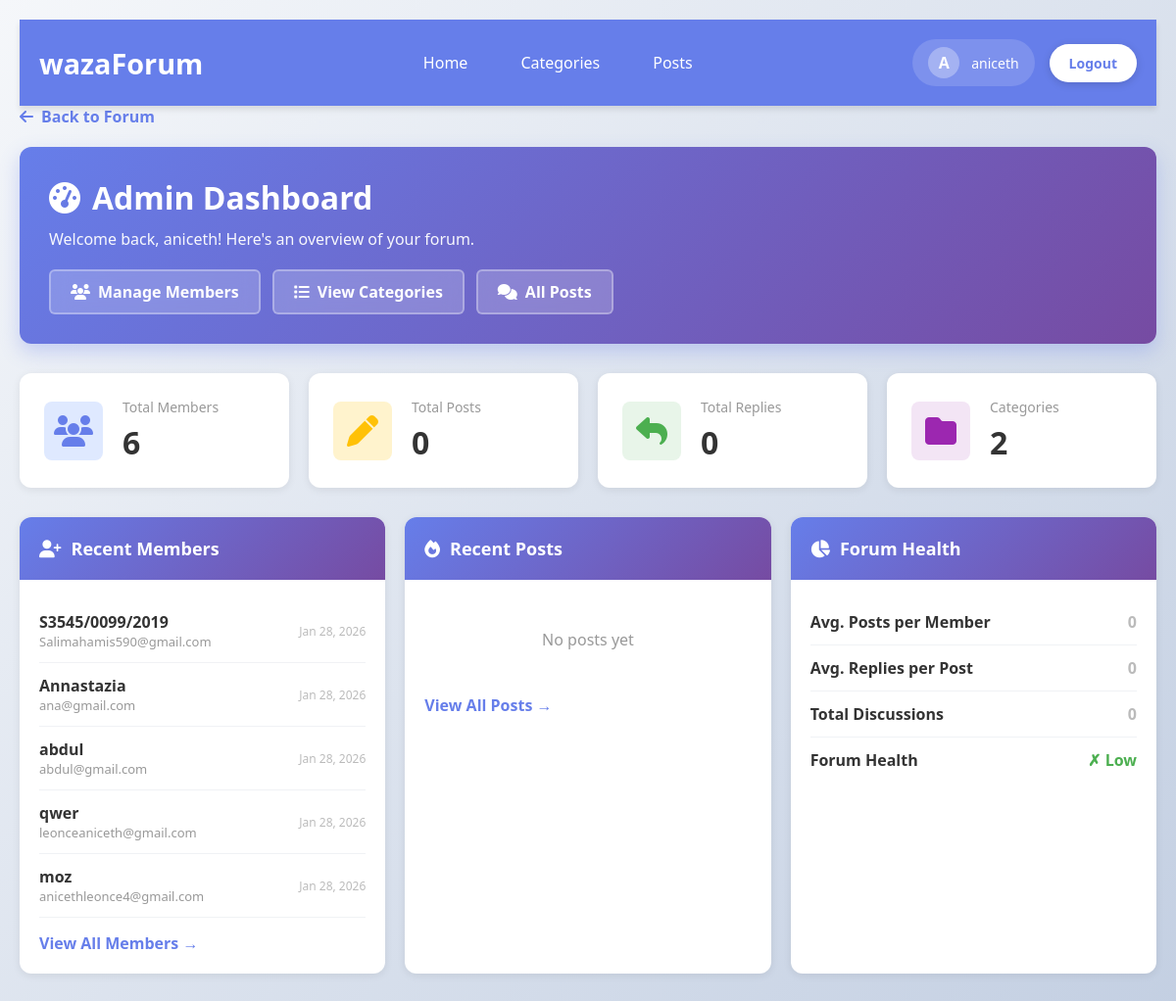
Page /dashboad.php (signed in) on the committed database.
### tables this page shows
CREATE TABLE `users` (
  `user_id` int(11) NOT NULL,
  `email` varchar(100) NOT NULL,
  `username` varchar(50) NOT NULL,
  `password` varchar(255) NOT NULL,
  `role` enum('admin','member') NOT NULL DEFAULT 'member',
  `created_at` timestamp NOT NULL DEFAULT current_timestamp()
);

### function.php (called while the page is built, shortened)
<?php
if(!function_exists('isLogedIn')){
    function isLogedIn(){
        return isset ($_SESSION['user_id']);
    }
}
if(!function_exists('getCurrentUser')){
    function getCurrentUser(){
        if(isLogedIn()){
            return [
                'user_id' => $_SESSION['user_id'] ?? null,
                'username' => $_SESSION['username'] ?? null,
                'email' => $_SESSION['email'] ?? null,
                'role' => $_SESSION['role'] ?? 'member'
            ];
        }
        return null;
    }
}
?>

### dashboad.php (the view, shortened to what this page needs)
<?php
include("../db_connection.php");
include("../function.php");
$members_sql = "SELECT COUNT(*) as total FROM users";
$members_result = mysqli_query($conn, $members_sql);
$members_row = mysqli_fetch_assoc($members_result);
$total_members = $members_row['total'];
$posts_sql = "SELECT COUNT(*) as total FROM posts";
$posts_result = mysqli_query($conn, $posts_sql);
$posts_row = mysqli_fetch_assoc($posts_result);
$total_posts = $posts_row['total'];
$replies_sql = "SELECT COUNT(*) as total FROM replies";
$replies_result = mysqli_query($conn, $replies_sql);
$replies_row = mysqli_fetch_assoc($replies_result);
$total_replies = $replies_row['total'];
$categories_sql = "SELECT COUNT(*) as total FROM categories";
$categories_result = mysqli_query($conn, $categories_sql);
$categories_row = mysqli_fetch_assoc($categories_result);
$total_categories = $categories_row['total'];
$recent_members_sql = "SELECT user_id, username, email, created_at FROM users ORDER BY created_at DESC LIMIT 5";
$recent_members = mysqli_query($conn, $recent_members_sql);
?>
<!DOCTYPE html>
<html lang="en">
<head>
    <link rel="stylesheet" href="https://cdnjs.cloudflare.com/ajax/libs/font-awesome/6.4.0/css/all.min.css">
</head>
<body>
    <?php include("../header.php"); ?>
    <div class="container">
        <a href="../index.php" class="back-link">
            <i class="fas fa-arrow-left"></i> Back to Forum
        </a>
        <div class="header-section">
            <h1>
                <i class="fas fa-tachometer-alt"></i> Admin Dashboard
            </h1>
            <p>Welcome back, <?php echo htmlspecialchars($user['username']); ?>! Here's an overview of your forum.</p>
            <div class="admin-nav">
                <a href="manageuser.php" class="nav-btn">
                    <i class="fas fa-users"></i> Manage Members
                </a>
                <a href="../categories.php" class="nav-btn">
                    <i class="fas fa-list"></i> View Categories
                </a>
                <a href="../posts.php" class="nav-btn">
                    <i class="fas fa-comments"></i> All Posts
                </a>
            </div>
        </div>
        <div class="stats-grid">
            <div class="stat-card">
                <div class="stat-icon stat-icon-members">
                    <i class="fas fa-users"></i>
                </div>
                <div class="stat-content">
                    <h3>Total Members</h3>
                    <div class="stat-number"><?php echo $total_members; ?></div>
                </div>
            </div>
            <div class="stat-card">
                <div class="stat-icon stat-icon-posts">
                    <i class="fas fa-pen"></i>
                </div>
                <div class="stat-content">
                    <h3>Total Posts</h3>
                    <div class="stat-number"><?php echo $total_posts; ?></div>
                </div>
            </div>
            <div class="stat-card">
                <div class="stat-icon stat-icon-replies">
                    <i class="fas fa-reply"></i>
                </div>
                <div class="stat-content">
                    <h3>Total Replies</h3>
                    <div class="stat-number"><?php echo $total_replies; ?></div>
                </div>
            </div>
            <div class="stat-card">
                <div class="stat-icon stat-icon-categories">
                    <i class="fas fa-folder"></i>
                </div>
                <div class="stat-content">
                    <h3>Categories</h3>
                    <div class="stat-number"><?php echo $total_categories; ?></div>
                </div>
            </div>
        </div>
        <div class="dashboard-grid">
            <div class="card">
                <div class="card-header">
                    <h2>
                        <i class="fas fa-user-plus"></i> Recent Members
                    </h2>
                </div>
                <div class="card-body">
                    <?php
                    while ($member = mysqli_fetch_assoc($recent_members)):
                    ?>
                        <div class="list-item">
                            <div>
                                <div class="list-item-title"><?php echo htmlspecialchars($member['username']); ?></div>
                                <div class="list-item-meta"><?php echo htmlspecialchars($member['email']); ?></div>
                            </div>
                            <div class="list-item-time">
                                <?php echo date('M d, Y', strtotime($member['created_at'])); ?>
                            </div>
                        </div>
                    <?php endwhile; ?>
                    <a href="manageuser.php" class="view-all-link">View All Members</a>
                </div>
            </div>
            <div class="card">
                <div class="card-header">
                    <h2>
                        <i class="fas fa-fire"></i> Recent Posts
                    </h2>
                </div>
                <div class="card-body">
                    <?php
                    $has_posts = false;
                    ?>
                    <?php if (!$has_posts): ?>
                        <div class="empty-state">
                            <p>No posts yet</p>
                        </div>
                    <?php endif; ?>
                    <a href="../posts.php" class="view-all-link">View All Posts</a>
                </div>
            </div>
            <div class="card">
                <div class="card-header">
                    <h2>
                        <i class="fas fa-chart-pie"></i> Forum Health
                    </h2>
                </div>
                <div class="card-body">
                    <div class="list-item">
                        <div>
                            <div class="list-item-title">Avg. Posts per Member</div>
                        </div>
                        <div class="list-item-time" style="font-size: 16px; font-weight: 600;">
                            <?php echo $total_members > 0 ? round($total_posts / $total_members, 2) : 0; ?>
                        </div>
                    </div>
                    <div class="list-item">
                        <div>
                            <div class="list-item-title">Avg. Replies per Post</div>
                        </div>
                        <div class="list-item-time" style="font-size: 16px; font-weight: 600;">
                            <?php echo $total_posts > 0 ? round($total_replies / $total_posts, 2) : 0; ?>
                        </div>
                    </div>
                    <div class="list-item">
                        <div>
                            <div class="list-item-title">Total Discussions</div>
                        </div>
                        <div class="list-item-time" style="font-size: 16px; font-weight: 600;">
                            <?php echo $total_posts + $total_replies; ?>
                        </div>
                    </div>
                    <div class="list-item">
                        <div>
                            <div class="list-item-title">Forum Health</div>
                        </div>
                        <div class="list-item-time" style="font-size: 16px; font-weight: 600; color: #4caf50;">
                            <?php
                            $engagement = $total_members > 0 ? ($total_posts / $total_members) : 0;
                            if ($engagement > 2) {
                                echo '✓ Excellent';
                            } elseif ($engagement > 1) {
                                echo '✓ Good';
                            } elseif ($engagement > 0.5) {
                                echo '⚠ Fair';
                            } else {
                                echo '✗ Low';
                            }
                            ?>
                        </div>
                    </div>
                </div>
            </div>
        </div>
    </div>
</body>
</html>

### dashboad.php (style rules this page uses)
* { margin: 0; padding: 0; box-sizing: border-box; }
body { font-family: 'Segoe UI', Tahoma, Geneva, Verdana, sans-serif; background: linear-gradient(135deg, #f5f7fa 0%, #c3cfe2 100%); color: #333; min-height: 100vh; padding: 20px; }
.container { max-width: 1400px; margin: 0 auto; }
.header-section { background: linear-gradient(135deg, #667eea 0%, #764ba2 100%); color: white; padding: 30px; border-radius: 12px; margin-bottom: 30px; box-shadow: 0 8px 20px rgba(102, 126, 234, 0.3); }
.header-section h1 { font-size: 32px; margin-bottom: 10px; display: flex; align-items: center; gap: 12px; }
.header-section p { opacity: 0.95; font-size: 16px; }
.admin-nav { display: flex; gap: 12px; margin-top: 20px; flex-wrap: wrap; }
.nav-btn { background: rgba(255, 255, 255, 0.2); color: white; border: 2px solid rgba(255, 255, 255, 0.3); padding: 10px 20px; border-radius: 6px; text-decoration: none; font-weight: 600; transition: all 0.3s ease; display: inline-flex; align-items: center; gap: 8px; backdrop-filter: blur(10px); }
.stats-grid { display: grid; grid-template-columns: repeat(auto-fit, minmax(250px, 1fr)); gap: 20px; margin-bottom: 30px; }
.stat-card { background: white; padding: 25px; border-radius: 12px; box-shadow: 0 2px 8px rgba(0, 0, 0, 0.08); display: flex; align-items: center; gap: 20px; transition: all 0.3s ease; }
.stat-icon { font-size: 32px; width: 60px; height: 60px; display: flex; align-items: center; justify-content: center; border-radius: 8px; }
.stat-icon-members { background: #dfe9ff; color: #667eea; }
.stat-icon-posts { background: #fff3cd; color: #ffc107; }
.stat-icon-replies { background: #e8f5e9; color: #4caf50; }
.stat-icon-categories { background: #f3e5f5; color: #9c27b0; }
.stat-content h3 { font-size: 14px; color: #999; margin-bottom: 5px; font-weight: 500; }
.stat-number { font-size: 32px; font-weight: 700; color: #333; }
.dashboard-grid { display: grid; grid-template-columns: repeat(auto-fit, minmax(300px, 1fr)); gap: 20px; margin-bottom: 30px; }
.card { background: white; border-radius: 12px; overflow: hidden; box-shadow: 0 2px 8px rgba(0, 0, 0, 0.08); }
.card-header { background: linear-gradient(135deg, #667eea 0%, #764ba2 100%); color: white; padding: 20px; display: flex; align-items: center; justify-content: space-between; }
.card-header h2 { font-size: 18px; display: flex; align-items: center; gap: 10px; }
.card-body { padding: 20px; }
.list-item { padding: 12px 0; border-bottom: 1px solid #f0f2f5; display: flex; align-items: center; justify-content: space-between; }
.list-item:last-child { border-bottom: none; }
.list-item-title { font-weight: 600; color: #333; }
.list-item-meta { font-size: 13px; color: #999; }
.list-item-time { font-size: 12px; color: #bbb; }
.view-all-link { display: inline-block; margin-top: 15px; color: #667eea; text-decoration: none; font-weight: 600; transition: all 0.3s; }
.view-all-link::after { content: ' →'; }
.empty-state { text-align: center; padding: 30px; color: #999; }
.back-link { display: inline-flex; align-items: center; gap: 8px; color: #667eea; text-decoration: none; font-weight: 600; margin-bottom: 20px; transition: all 0.3s; }

### header.php (style rules this page uses)
* { margin: 0; padding: 0; box-sizing: border-box; }

### rows in the picture
users: username "S3545/0099/2019", email "Salimahamis590@gmail.com", created_at "Jan 28, 2026"
users: username "Annastazia", email "ana@gmail.com", created_at "Jan 28, 2026"
users: username "abdul", email "abdul@gmail.com", created_at "Jan 28, 2026"
users: username "qwer", email "leonceaniceth@gmail.com", created_at "Jan 28, 2026"
users: username "moz", email "anicethleonce4@gmail.com", created_at "Jan 28, 2026"

### other values in the picture
$firstLetter "A"
$user['username'] "aniceth"
$total_members "6"
$total_posts "0"
$total_replies "0"
$total_categories "2"
$total_posts / $total_members "0"
$total_posts + $total_replies "0"
